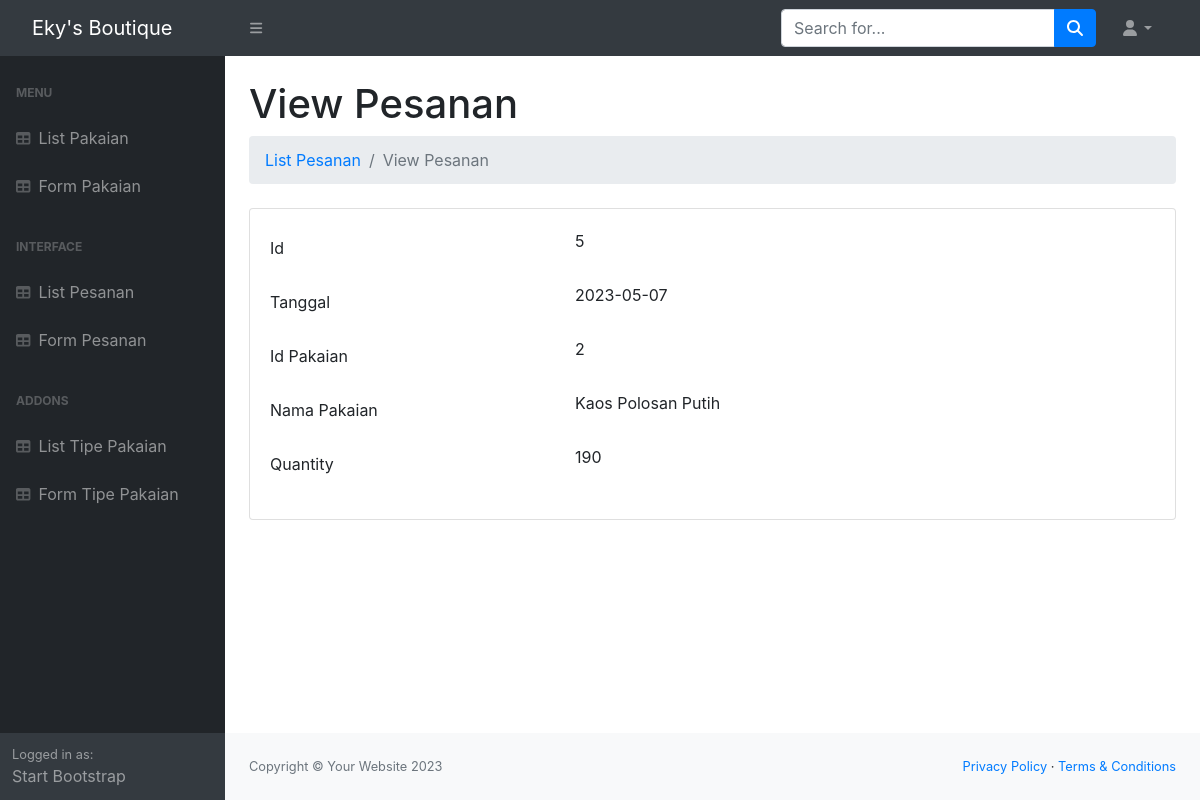
/backend/Pesanan/view.php?id=5, run on the app's committed database.
### tables this page shows
CREATE TABLE `pesanan` (
  `id` int(11) NOT NULL,
  `tanggal` date DEFAULT NULL,
  `pakaian_id` int(45) DEFAULT NULL,
  `quantity` int(11) DEFAULT NULL
);

CREATE TABLE `pakaian` (
  `id` int(11) NOT NULL,
  `nama` varchar(45) NOT NULL,
  `ukuran` varchar(45) DEFAULT NULL,
  `warna` varchar(45) DEFAULT NULL,
  `stok` int(11) NOT NULL,
  `harga` int(32) DEFAULT NULL,
  `tipe_pakaian_id` int(45) DEFAULT NULL,
  `image_location` text DEFAULT NULL
);

### backend/Pesanan/view.php (the view, shortened to what this page needs)
<?php
    include_once('../../database/dbkoneksi.php');
    $_id = $_GET["id"];
    $sql = "SELECT * FROM pesanan WHERE id=?";
    $rs = $dbh->prepare($sql);
    $rs -> execute([$_id]);
    $row = $rs -> fetch();
?>
<!DOCTYPE html>
<html lang="en">
<?php include("../Shared/head.php"); ?>
<body>
  <?php include("../Shared/nav_header.php"); ?>
  <div id="layoutSidenav">
    <?php include("../Shared/nav_sidebar.php"); ?>
    <div id="layoutSidenav_content">
      <main>
        <div class="container-fluid px-4">
          <h1 class="mt-4">View Pesanan</h1>
          <ol class="breadcrumb mb-4">
            <li class="breadcrumb-item"><a href="index.php">List Pesanan</a></li>
            <li class="breadcrumb-item active">View Pesanan</li>
          </ol>
          <div class="card mb-4">
            <div class="card-body">
                <link rel="stylesheet" href="https://stackpath.bootstrapcdn.com/bootstrap/4.1.3/css/bootstrap.min.css">
                <link rel="stylesheet"
                  href="https://maxcdn.bootstrapcdn.com/font-awesome/4.7.0/css/font-awesome.min.css">
              <div class="form-group row">
                <label for="id" class="col-4 col-form-label">Id</label>
                <div class="col-8">
                    <label id="id"><?=$row['id']?></label>
                </div>
              </div>
              <div class="form-group row">
                <label for="tanggal" class="col-4 col-form-label">Tanggal</label>
                <div class="col-8">
                  <label id="tanggal"><?=$row['tanggal']?></label>
                </div>
              </div>
              <div class="form-group row">
                <label for="pakaian_id" class="col-4 col-form-label">Id Pakaian</label>
                <div class="col-8">
                <label id="pakaian_id"><?=$row['pakaian_id']?></label>
                </div>
              </div>
              <div class="form-group row">
                <label for="pakaian_nama" class="col-4 col-form-label">Nama Pakaian</label>
                <div class="col-8">
                  <?php
                      $id = $row['pakaian_id'];
                      $sql = "SELECT * FROM pakaian WHERE id=?";
                      $rs_pakaian = $dbh -> prepare($sql);
                      $rs_pakaian -> execute([$id]);
                      $rs_pakaian_value = $rs_pakaian -> fetch();
                  ?>
                <label id="pakaian_nama"><?=$rs_pakaian_value['nama']?></label>
                </div>
              </div>
              <div class="form-group row">
                <label for="quantity" class="col-4 col-form-label">Quantity</label>
                <div class="col-8">
                <label id="quantity"><?=$row['quantity']?></label>
                </div>
              </div>
            </div>
          </div>
        </div>
      </main>
      <?php include("../Shared/footer.php"); ?>
    </div>
  </div>
</body>
</html>

### data on the page
pesanan: id "5", tanggal "2023-05-07", pakaian "2", quantity "190"
pakaian: nama "Kaos Polosan Putih"
